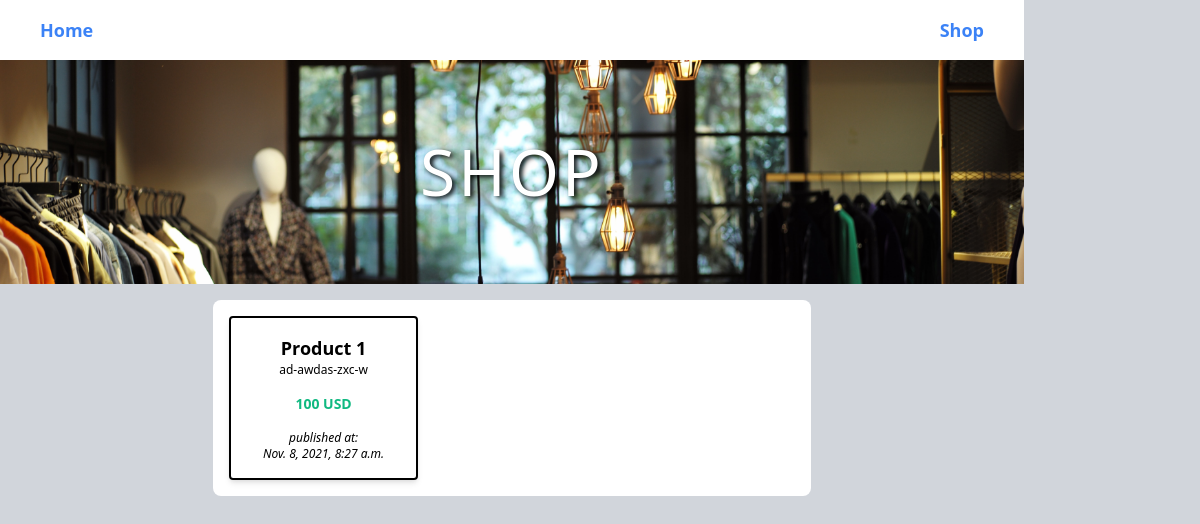
Page /shop/ on the earlier database version.
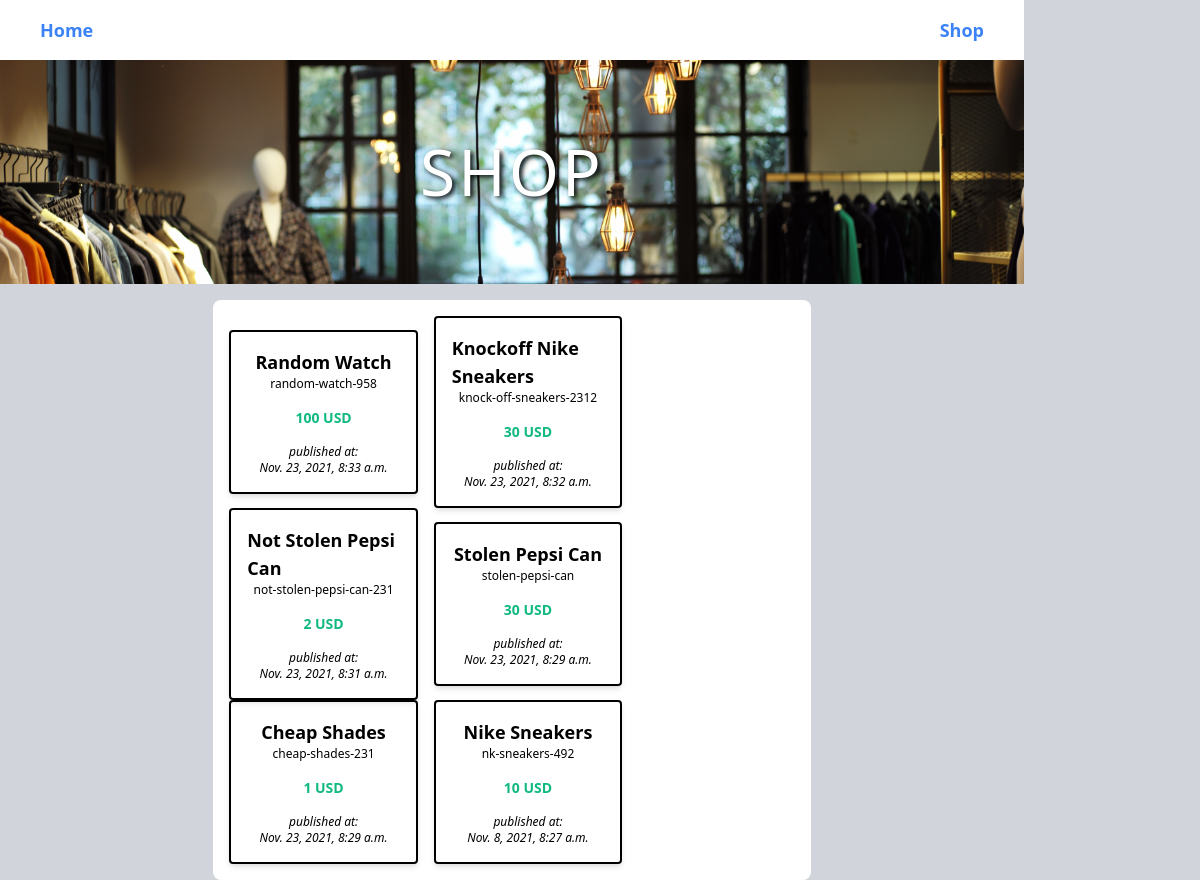
Same page on the later database version.
### products/models.py (models this page shows, shortened)
class Product( models.Model ) :
    AMERICAN_DOLLAR = 'USD';
    LEBANESE_POUND  = 'LBP';
    CURRENCY_CHOICES = [
        ( AMERICAN_DOLLAR, 'USD' ),
        ( LEBANESE_POUND, 'LBP' ),
    ];
    sku         = models.CharField( max_length = 255, default = '' );
    title       = models.CharField( max_length = 255 );
    description = models.TextField();
    price       = models.PositiveIntegerField();
    currency    = models.CharField(
        max_length = 3,
        choices = CURRENCY_CHOICES,
        default = AMERICAN_DOLLAR,
    );
    created_at  = models.DateTimeField( 'date created', auto_now_add = True );
    featured_image = models.ImageField( upload_to = 'images/%Y/%m', default = '' );

### shop/views.py (the view)
# urls.py: path('', views.index, name='index'),
def index( request ) :
    latest_products = Product.objects.order_by('-created_at');
    return render( request, 'pages/shop.html', {
        'latest_products': latest_products,
    } );

### templates/pages/shop.html
{% extends 'base.html' %} {% block title %} Storefront | Shop {% endblock %} {% block content %} {% load static %}
<link rel="stylesheet" type="text/css" href="{% static 'shop/style.css' %}">
<div class="page-header w-full flex items-center justify-center uppercase tracking-wider">
    Shop
</div>
<div class="w-9/12 md:w-7/12 bg-white rounded-lg mt-4 mx-auto p-4">
    <div class="flex flex-wrap items-center content-center">
        {% if latest_products %} {% for product in latest_products %}
        <a href="#" class="w-4/12 p-4 mr-4 shadow-md border-2 border-black rounded flex flex-col content-center items-center hover:bg-gray-50 hover:border-red-200 cursor-pointer transition">
            <div class="text-lg font-semibold">{{ product.title }}</div>
            <div class="mb-4 text-xs">{{ product.sku }}</div>
            <div class="mb-2 text-sm font-bold text-green-500">{{ product.price }} {{ product.currency }}</div>
            <div class="mt-2 text-xs italic text-center">published at:<br>{{ product.created_at }}</div>
        </a>
        {% endfor %} {% else %}
        <p>No Products Available.</p>
        {% endif %}
    </div>
</div>
{% endblock %}

### templates/base.html (shortened to what this page needs)
<!DOCTYPE html>
<html lang="en">
<head>
    <link href="https://unpkg.com/tailwindcss@^2/dist/tailwind.min.css" rel="stylesheet">
</head>
<body class="container bg-gray-300">
    {% include 'partials/_navbar.html' %} {% block content %} {% endblock %}
</body>
</html>

### templates/partials/_navbar.html
<nav class="w-full flex items-center py-4 px-10 bg-white">
    <div class="mr-auto">
        <a class="text-blue-500 hover:text-blue-300 transition font-semibold text-lg" href="{% url 'pages:index' %}">Home</a>
    </div>
    <div class="ml-auto">
        <a class="text-blue-500 hover:text-blue-300 transition font-semibold text-lg" href="shop/">Shop</a>
    </div>
</nav>

### shop/static/shop/style.css (style rules this page uses)
.page-header { background-image: url('images/shop-header.jpg'); background-size: 100%; background-repeat: no-repeat; background-position: center center; padding: 4rem 0; color: white; text-shadow: 3px 2px 5px black; font-size: 4rem; }

Differences in the rows shown:
added Product: title "Random Watch", sku "random-watch-958", price "100", currency "USD", created_at "Nov. 23, 2021, 8:33 a.m."
added Product: title "Knockoff Nike Sneakers", sku "knock-off-sneakers-2312", price "30", currency "USD", created_at "Nov. 23, 2021, 8:32 a.m."
added Product: title "Not Stolen Pepsi Can", sku "not-stolen-pepsi-can-231", price "2", currency "USD", created_at "Nov. 23, 2021, 8:31 a.m."
added Product: title "Stolen Pepsi Can", sku "stolen-pepsi-can", price "30", currency "USD", created_at "Nov. 23, 2021, 8:29 a.m."
added Product: title "Cheap Shades", sku "cheap-shades-231", price "1", currency "USD", created_at "Nov. 23, 2021, 8:29 a.m."
changed Product: title "Product 1" → "Nike Sneakers"; sku "ad-awdas-zxc-w" → "nk-sneakers-492"; price "100" → "10"
